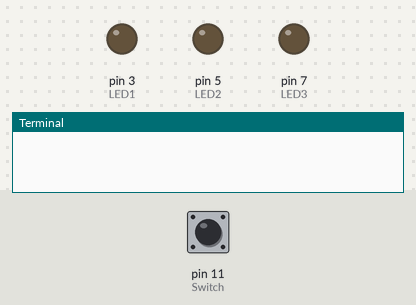
A program run on a simulated Raspberry Pi (header pin numbers). Parts: output pins drawn as LEDs (lit = HIGH), the last lines printed to the terminal. Inputs (shaded band) come from the test bench; at power-on: pin 11 (Switch) LOW.

Above: at 1.2 s.
1.3 s: pin 11 (Switch) pulled HIGH for 3.2 s
At 4.8 s:
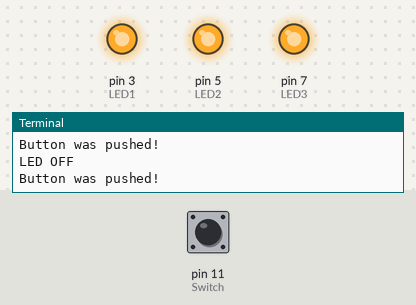
6.0 s: pin 11 (Switch) pulled HIGH for 0.6 s
At 6.3 s:
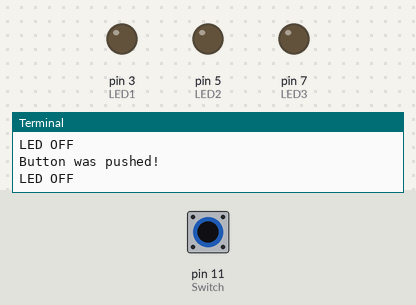
8.1 s: pin 11 (Switch) pulled HIGH for 1 s
At 9.8 s:
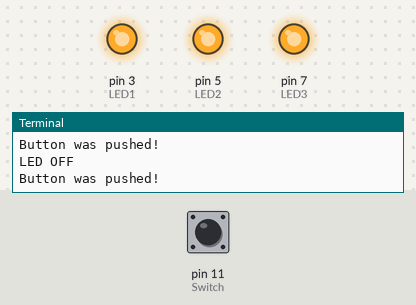
Timing chart, 0 to 11.3 s (numbered marks = the images above; inputs shaded):
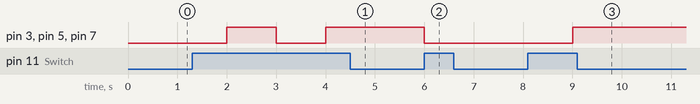

Measured:
- after the input at 1.3 s, pin 3 (LED1), pin 5 (LED2), pin 7 (LED3): LOW → HIGH after 0.70 s, → LOW 1.0 s later, → HIGH 1.0 s later
- after the input at 6.0 s, pin 3 (LED1), pin 5 (LED2), pin 7 (LED3): HIGH → LOW at once
- after the input at 8.1 s, pin 3 (LED1), pin 5 (LED2), pin 7 (LED3): LOW → HIGH after 0.90 s

The program:

but.py
```python
import RPi.GPIO as GPIO # Import Raspberry Pi GPIO library
from time import sleep
Switch= 11
LED1 = 3
LED2 = 5
LED3 = 7
Flag=0
GPIO.setwarnings(False) # Ignore warning for now
GPIO.setmode(GPIO.BOARD) # Use physical pin numbering
# Set pin 10 to be an input pin and set initial value to be pulled low (off)
GPIO.setup(Switch, GPIO.IN, pull_up_down=GPIO.PUD_DOWN)
GPIO.setup(LED1, GPIO.OUT, initial=GPIO.LOW)
GPIO.setup(LED2, GPIO.OUT, initial=GPIO.LOW)
GPIO.setup(LED3, GPIO.OUT, initial=GPIO.LOW)
while True:
   # Flag=0
# GPIO.input(Switch)와 GPIO.HIGH를 AND 연산으로 변경 가능
    if (GPIO.input(Switch) == GPIO.HIGH and Flag==0):
        print("Button was pushed!")
        GPIO.output(LED1, GPIO.HIGH)
        GPIO.output(LED2, GPIO.HIGH)
        GPIO.output(LED3, GPIO.HIGH)
        Flag=1
        #sleep(1)
    elif (GPIO.input(Switch) == GPIO.HIGH and Flag==1):
        print("LED OFF")
        GPIO.output(LED1, GPIO.LOW)
        GPIO.output(LED2, GPIO.LOW)
        GPIO.output(LED3, GPIO.LOW)
        Flag=0
    sleep(1)
```
